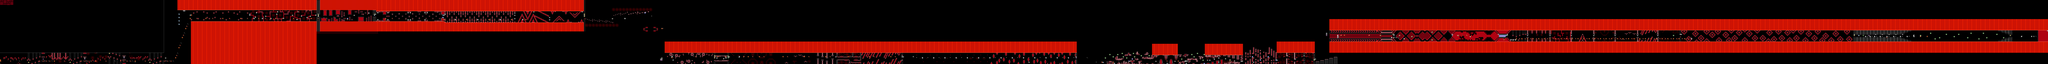

This is a level from a 2D game, rendered from its Tiled map with the project's own tilesets. A one-line summary and the map file follow, with tile-layer data summarised:
An orthogonal 1824x57 tile map with 16x16 px tiles, 2 tile layers (SP, ...), 2 tilesets, 2 image layers.

<map version="1.10" tiledversion="1.11.2" orientation="orthogonal" renderorder="right-down" width="1824" height="57" tilewidth="16" tileheight="16" infinite="0" nextlayerid="5" nextobjectid="1">
 <editorsettings>
  <chunksize width="16" height="27" />
  <export target="../LEVELS/LEVEL DATA/deathmoon.csv" format="csv" />
 </editorsettings>
 <tileset firstgid="1" name="famidash" tilewidth="16" tileheight="16" tilecount="256" columns="16">
  <image source="../../../GRAPHICS/famidash Red.bmp" width="256" height="256" />
 </tileset>
 <tileset firstgid="257" name="sprites" tilewidth="16" tileheight="16" tilecount="256" columns="16">
  <image source="../../../GRAPHICS/sprites.png" width="256" height="256" />
 </tileset>
 <imagelayer id="3" name="Image Layer 1" parallaxx="0.9" parallaxy="0.9" repeatx="1" repeaty="1">
  <image source="../../../GRAPHICS/Old/parallax Red.bmp" width="144" height="72" />
 </imagelayer>
 <imagelayer id="4" name="Image Layer 2" offsetx="0" offsety="912" repeatx="1">
  <image source="../../../GRAPHICS/ground Red.bmp" width="64" height="128" />
 </imagelayer>
 <layer id="1" width="1824" height="57">
  <data>[103968 cells, 103968 non-empty, 131 distinct tile ids]</data>
 </layer>
 <layer id="2" name="SP" width="1824" height="57">
  <data>[103968 cells, 485 non-empty, 48 distinct tile ids]</data>
 </layer>
</map>
